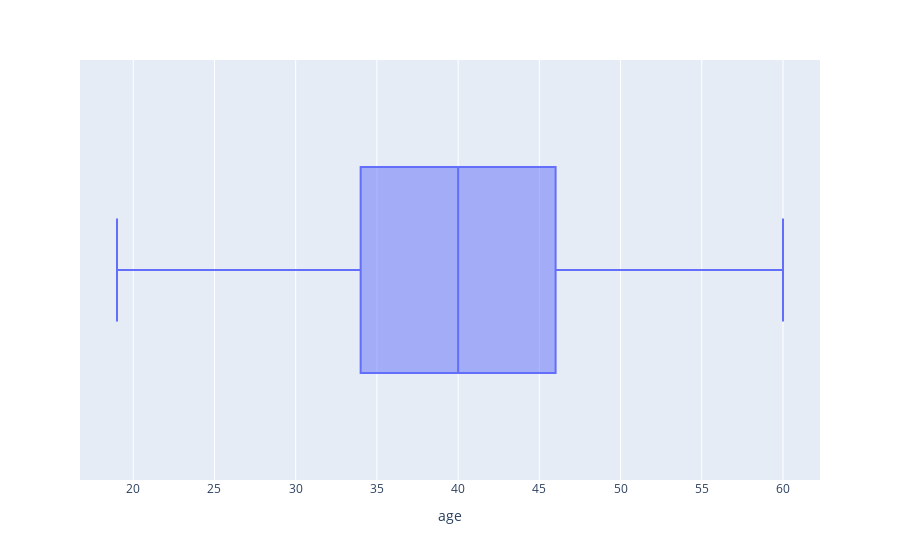

Notebook cell for this chart:
### Code cell
# From the mvliking column, the "age" feature has the greatest correlation
# Checking the age data division in the dataframe
fig = px.box(data_frame=df_demog, x="age")
fig.show()

### Figure 1 — Plotly figure (JSON) as saved in the notebook; plotly's stock layout.template omitted (floating-point values rounded to 4 significant figures; data arrays with more than 128 entries replaced by an {"elided": "..."} marker saying what was removed)
{"data": [{"alignmentgroup": "True", "hovertemplate": "age=%{x}<extra></extra>", "legendgroup": "", "marker": {"color": "#636efa"}, "name": "", "notched": false, "offsetgroup": "", "orientation": "h", "showlegend": false, "type": "box", "x": {"elided": "400 int values"}, "x0": " ", "xaxis": "x", "y0": " ", "yaxis": "y"}], "layout": {"boxmode": "group", "legend": {"tracegroupgap": 0}, "margin": {"t": 60}, "xaxis": {"anchor": "y", "domain": [0, 1], "title": {"text": "age"}}, "yaxis": {"anchor": "x", "domain": [0, 1]}}}
